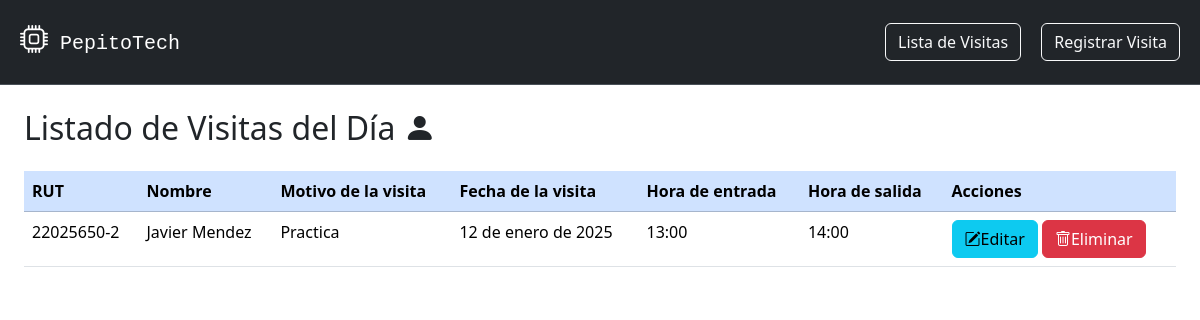
Before: / with the older database file.
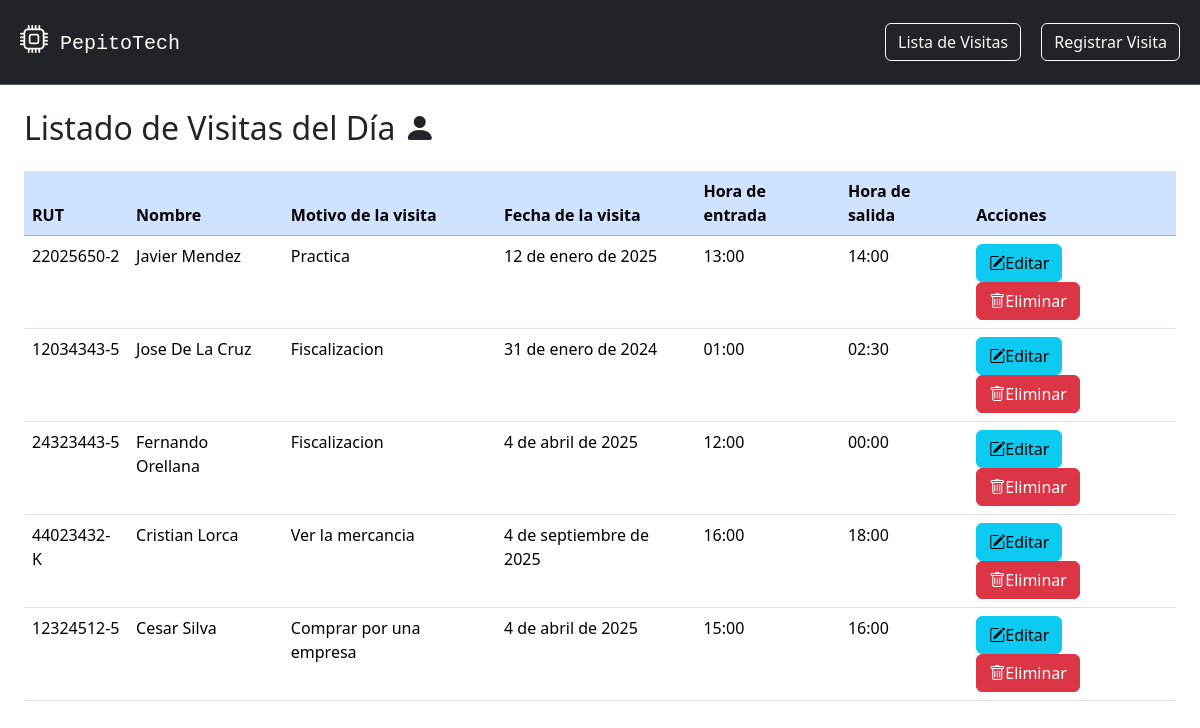
After: the same page with the newer database file.
### SistemaRegistros/models.py (models this page shows, shortened)
class Visita(models.Model):
    rut = models.CharField(max_length=10, unique=True)
    nombre = models.CharField(max_length=50)
    motivo_visita = models.TextField(max_length=200)
    fecha_visita = models.DateField()
    hora_entrada = models.TimeField()
    hora_salida = models.TimeField()

### SistemaRegistros/views.py (the view)
# urls.py: path("", views.lista_visitas, name="lista_visitas"),
def lista_visitas(request):
    visitas = Visita.objects.all()
    return render(request, 'SistemaRegistros/lista_visitas.html', {'visitas': visitas})

### SistemaRegistros/templates/SistemaRegistros/lista_visitas.html (shortened to what this page needs)
{% extends 'SistemaRegistros/base.html' %}
{% block content %}
    <div class="p-4">
        <h2 class="mb-4">
            Listado de Visitas del Día
            <span><i class="bi bi-person-fill"></i></span>
        </h2>
        <table class="table table-hover">
            <thead class="table-primary">
                <tr>
                    <th scope="col">RUT</th>
                    <th scope="col">Nombre</th>
                    <th scope="col">Motivo de la visita</th>
                    <th scope="col">Fecha de la visita</th>
                    <th scope="col">Hora de entrada</th>
                    <th scope="col">Hora de salida</th>
                    <th scope="col">Acciones</th>
                </tr>
            </thead>
            <tbody>
                {% for visita in visitas %}
                    <tr>
                        <td>{{ visita.rut }}</td>
                        <td>{{ visita.nombre }}</td>
                        <td>{{ visita.motivo_visita }}</td>
                        <td>{{ visita.fecha_visita }}</td>
                        <td>{{ visita.hora_entrada }}</td>
                        <td>{{ visita.hora_salida }}</td>
                        <td>
                            <a href="{% url 'editar_visita' visita.rut %}" class="btn btn-info"><i class="bi bi-pencil-square"></i>Editar</a>
                            <a href="{% url 'eliminar_visita' visita.rut %}" class="btn btn-danger"><i class="bi bi-trash"></i>Eliminar</a>
                        </td>
                    </tr>
                {% endfor %}
            </tbody>
        </table>
    </div>
{% endblock %}

### SistemaRegistros/templates/SistemaRegistros/base.html (shortened to what this page needs)
<!DOCTYPE html>
<html lang="es">
<head>
    <link href="https://cdn.jsdelivr.net/npm/bootstrap@5.3.8/dist/css/bootstrap.min.css" rel="stylesheet">
    <link href="https://cdn.jsdelivr.net/npm/bootstrap-icons@1.10.5/font/bootstrap-icons.css" rel="stylesheet">
</head>
<body>
    <nav class="navbar bg-dark border-bottom border-body" data-bs-theme="dark">
        <div class="container-fluid">
            <a class="navbar-brand m-2" href="#" style="font-family: monospace;">
                <i class="bi bi-cpu fs-3"></i>
                PepitoTech
            </a>
            <div>
                <a class="btn btn-outline-light mx-2" href="{% url 'lista_visitas' %}">Lista de Visitas</a>
                <a class="btn btn-outline-light mx-2" href="{% url 'registrar_visita' %}">Registrar Visita</a>
            </div>
        </div>
    </nav>
    {% block content %}
    {% endblock %}
</body>
</html>

Changed rows visible on the page:
added Visita: rut "12034343-5", nombre "Jose De La Cruz", motivo_visita "Fiscalizacion", fecha_visita "31 de enero de 2024", hora_entrada "01:00", hora_salida "02:30"
added Visita: rut "24323443-5", nombre "Fernando Orellana", motivo_visita "Fiscalizacion", fecha_visita "4 de abril de 2025", hora_entrada "12:00", hora_salida "00:00"
added Visita: rut "44023432-K", nombre "Cristian Lorca", motivo_visita "Ver la mercancia", fecha_visita "4 de septiembre de 2025", hora_entrada "16:00", hora_salida "18:00"
added Visita: rut "12324512-5", nombre "Cesar Silva", motivo_visita "Comprar por una empresa", fecha_visita "4 de abril de 2025", hora_entrada "15:00", hora_salida "16:00"
